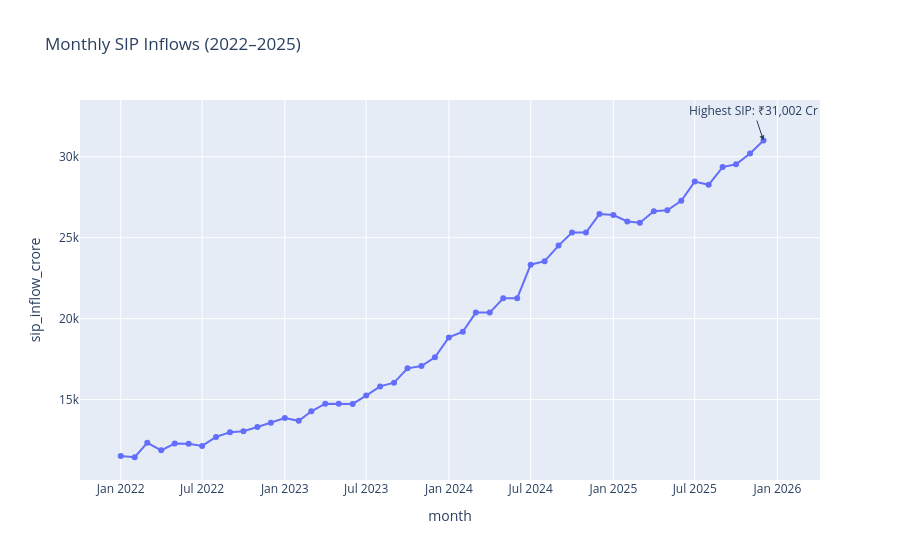

The notebook cell this image was saved under:
### Code cell
fig = px.line(
    sip,
    x="month",
    y="sip_inflow_crore",
    title="Monthly SIP Inflows (2022–2025)",
    markers=True
)

fig.add_annotation(
    x=max_sip["month"],
    y=max_sip["sip_inflow_crore"],
    text=f"Highest SIP: ₹{max_sip['sip_inflow_crore']:,} Cr",
    showarrow=True,
    arrowhead=2
)

fig.show()
